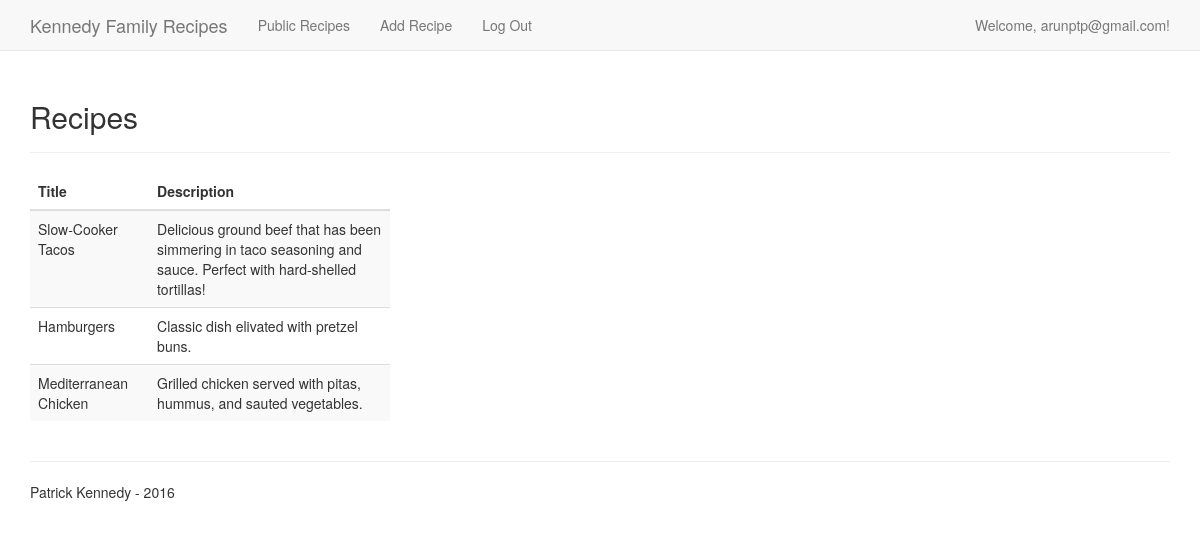
The page / (signed in) on the database its author committed.
### project/models.py (models this page shows, shortened)
class User(db.Model):
    __tablename__ = "users"
    id = db.Column(db.Integer, primary_key=True, autoincrement=True)
    email = db.Column(db.String, unique=True, nullable=False)
    password_plaintext = db.Column(db.String, nullable=False)  # To be Hashed
    authenticated = db.Column(db.Boolean, default=False)
    @property
    def is_authenticated(self):
        return self.authenticated

class Recipe(db.Model):
    __tablename__ = "recipes"
    id = db.Column(db.Integer, primary_key=True)
    recipe_title = db.Column(db.String, nullable=False)
    recipe_description = db.Column(db.String, nullable=False)

### project/recipes/views.py (the view)
@recipes_blueprint.route('/')
def index():
    all_recipes = Recipe.query.all()
    return render_template('recipes.html', recipes = all_recipes)

### project/__init__.py (called while the page is built)
@login_manager.user_loader
def load_user(user_id):
    return User.query.filter(User.id == int(user_id)).first()

### project/templates/recipes.html
{% extends "layout.html" %}
{% block content %}
<div class="page-header">
  <h2>Recipes</h2>
</div>
<div class="row">
  <div class="col-md-4">
    <table class="table table-striped" id="owned_stock_table">
      <thead>
        <tr>
          <th>Title</th>
          <th>Description</th>
        </tr>
      </thead>
      <tbody>
        {% for recipe in recipes %}
        <tr>
          <td>{{ recipe.recipe_title }}</td>
          <td>{{ recipe.recipe_description }}</td>
        </tr>
        {% endfor %}
      </tbody>
    </table>
  </div>
</div>
{% endblock %}

### project/templates/layout.html (shortened to what this page needs)
<!DOCTYPE html>
<html lang="en">
  <head>
    <link href="https://maxcdn.bootstrapcdn.com/bootstrap/3.3.6/css/bootstrap.min.css" rel="stylesheet">
    <link rel="stylesheet" href="{{ url_for('static', filename='css/main.css') }}">
  </head>
  <body>
    <nav class="navbar navbar-default navbar-fixed-top">
      <div class="container">
        <div class="navbar-header">
          <a class="navbar-brand" href="{{ url_for('recipes.index') }}">Kennedy Family Recipes</a>
        </div>
        <div class="collapse navbar-collapse" id="recipes-navbar-collapse-1">
          <ul class="nav navbar-nav">
            <ul class="nav navbar-nav">
              {% if current_user.is_authenticated %}
                <li><a href="{{ url_for('recipes.index') }}">Public Recipes</a></li>
                <li><a href="{{ url_for('recipes.add_recipe') }}">Add Recipe</a></li>
                <li><a href="{{ url_for('users.logout') }}">Log Out</a></li>
              {% else %}
                <li><a href="{{ url_for('users.register') }}">Register</a></li>
                <li><a href="{{ url_for('users.login') }}">Log In</a></li>
              {% endif %}
            </ul>
          </ul>
          <ul class="nav navbar-nav navbar-right">
            {% if current_user.is_authenticated %}
              <li><a href="#">Welcome, {{current_user.email}}!</a></li>
            {% else %}
              <li><a href="#">Welcome!</a></li>
            {% endif %}
          </ul>
        </div>
      </div>
    </nav>
    <div class="container">
      <div class="content">
        {% block content %}
        {% endblock %}
      </div>
      <div class="footer">
        <hr>
        <p>Patrick Kennedy - 2016</p>
      </div>
    </div>
  </body>
</html>

### project/static/css/main.css (style rules this page uses)
body { padding: 60px 0; background: #ffffff; }

### rows shown on the page
User: email "arunptp@gmail.com"
Recipe: recipe_title "Slow-Cooker Tacos", recipe_description "Delicious ground beef that has been simmering in taco seasoning and sauce. Perfect with hard-shelled tortillas!"
Recipe: recipe_title "Hamburgers", recipe_description "Classic dish elivated with pretzel buns."
Recipe: recipe_title "Mediterranean Chicken", recipe_description "Grilled chicken served with pitas, hummus, and sauted vegetables."
